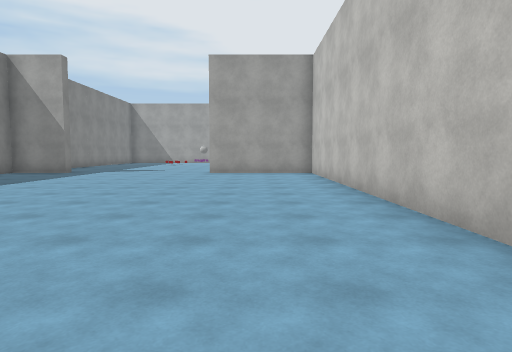
[1] (above)

23 first-person views from a walk through a Unity game level. The camera is 1.4 m above the floor, tilts 4° down and sees 75° across. The floor is counted in squares, 2 m on a side. Each view is taken from the middle of a square. On the plan, view 1 faces up. The plan holds only what a view shows up to about 10 squares ahead; the rest is blank. The place goes on beyond the plan. Some animated figures are not drawn. Surface patterns are stand-ins for the level's own textures.

[2]
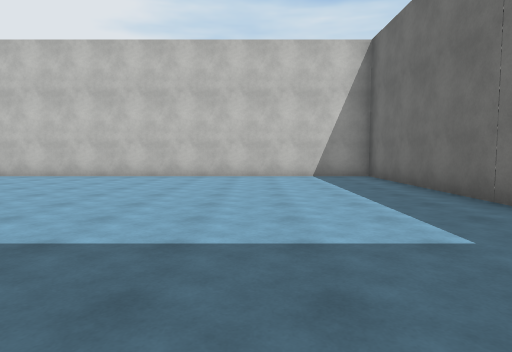

[3]
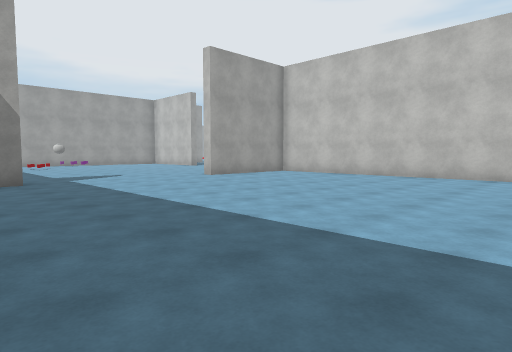

[4]
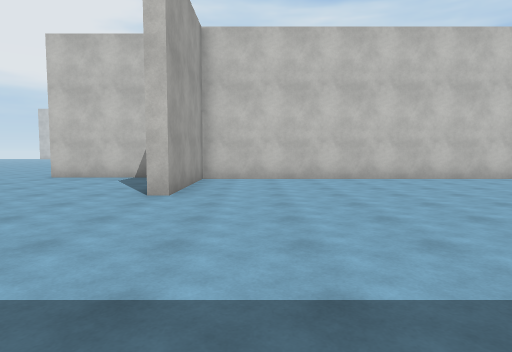

[5]
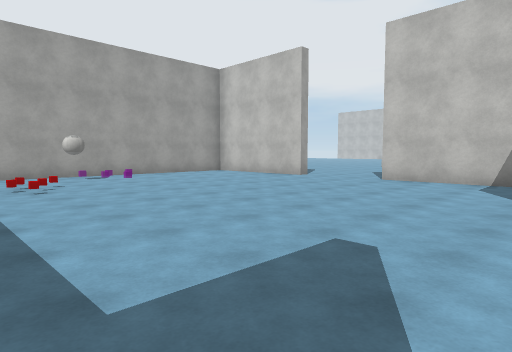

[6]
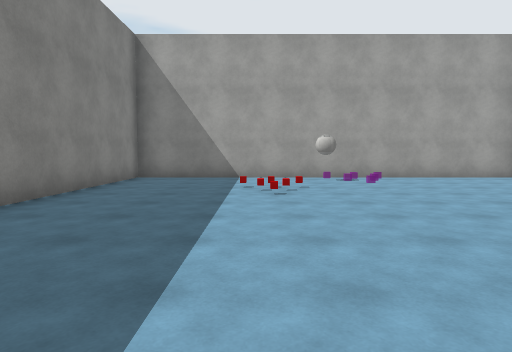

[7]
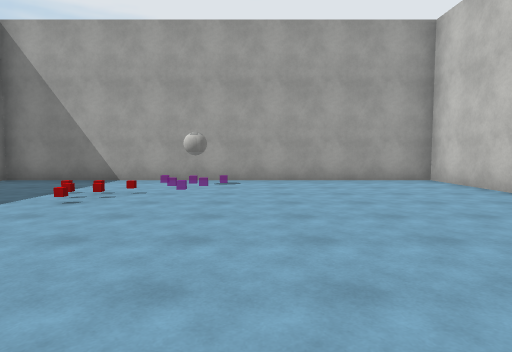

[8]
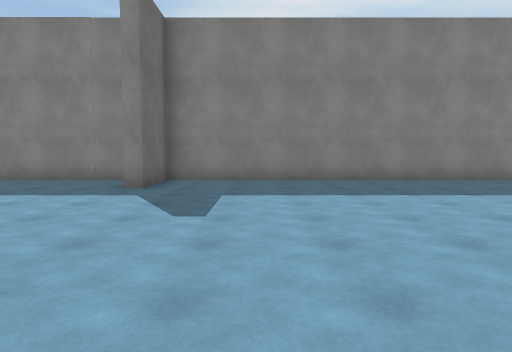

[9]
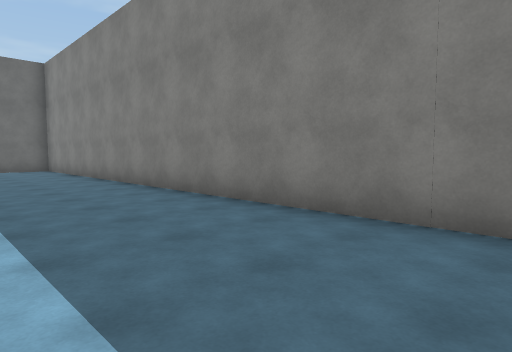

[10]
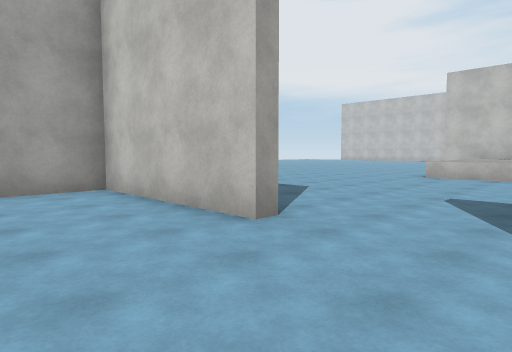

[11]
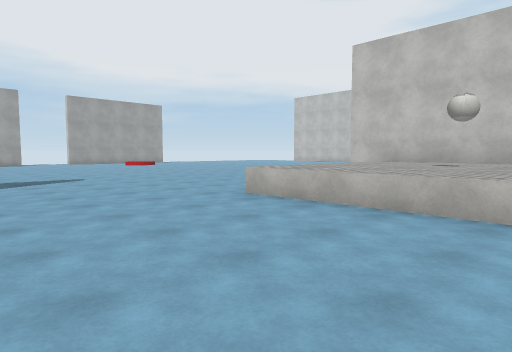

[12]
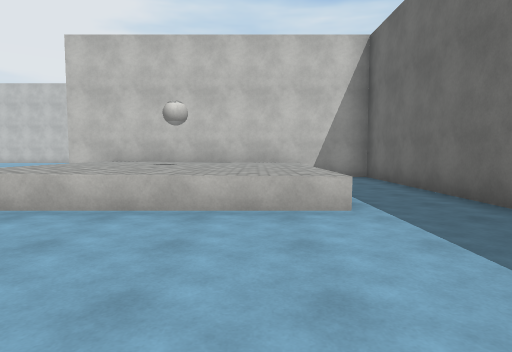

[13]
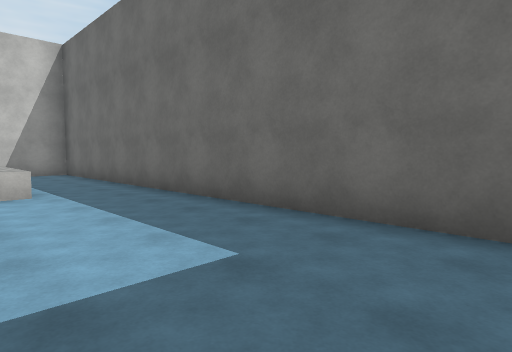

[14]
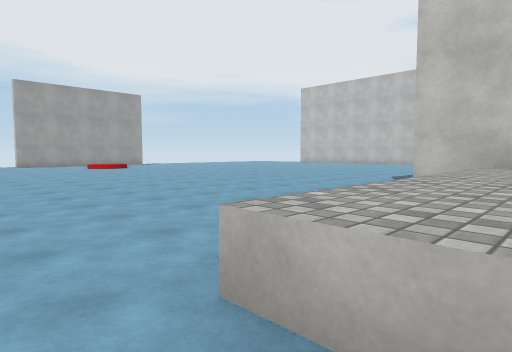

[15]
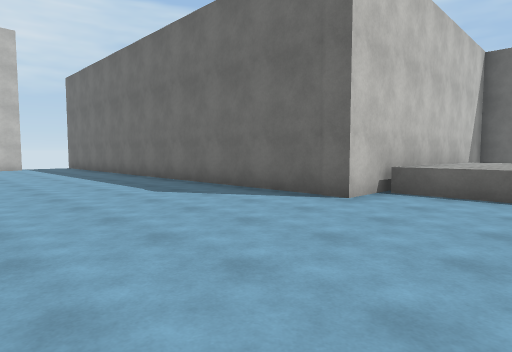

[16]
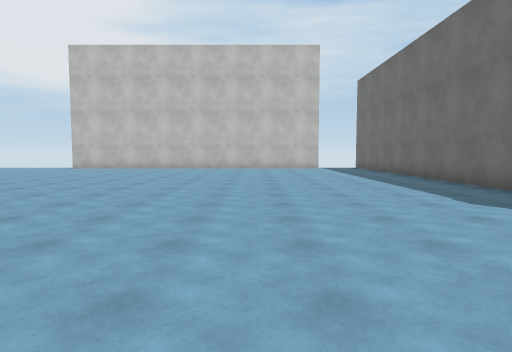

[17]
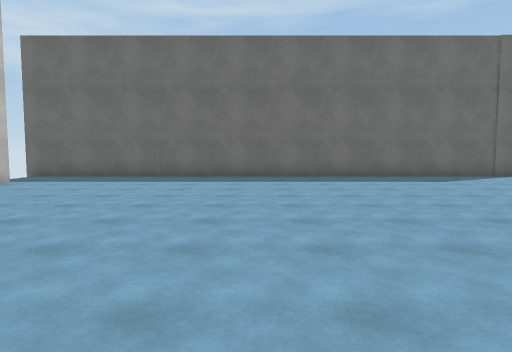

[18]
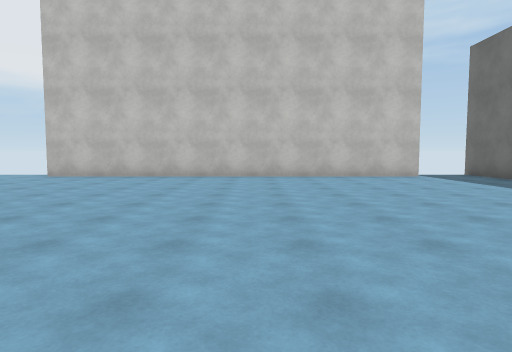

[19]
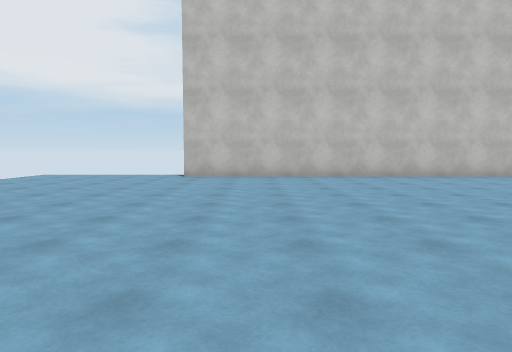

[20]
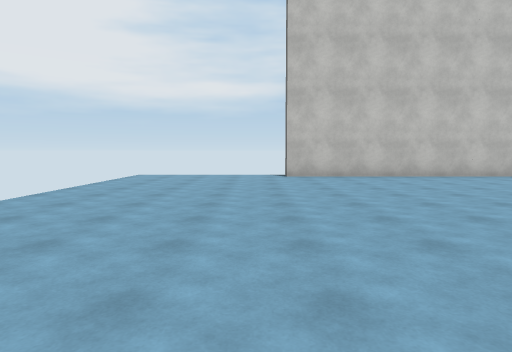

[21]
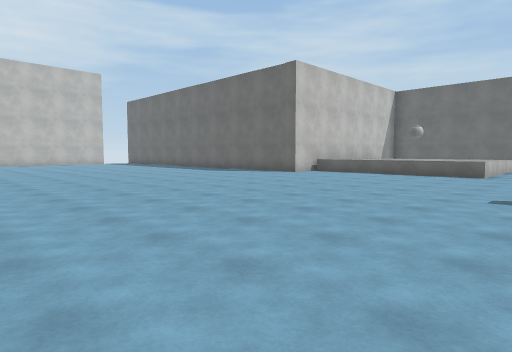

[22]
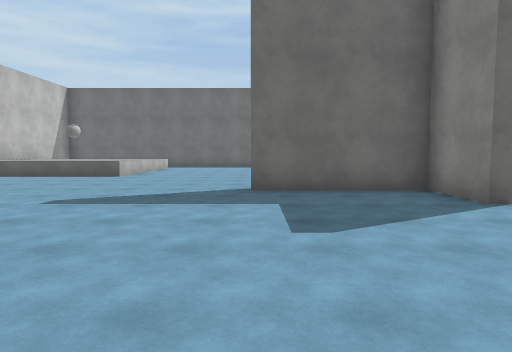

[23]
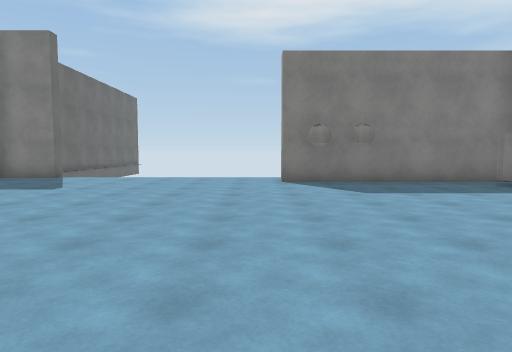

### Floor plan
Key: @ floor where view 1 was taken; # wall or solid block; . floor; ^ raised ledge; B ball; C cylinder; O other object.
Columns run from 9 left of view 1 to 30 right of it. Each row starts with its distance up from view 1.
 37                                ........
 36              #                .........
 35              #C.             ..........
 34              #...           ...........
 33              #.....          .........#
 32              #......         .........#
 31             .#.......       ..........#
 30             ..........       .........#
 29             ..........................#
 28             ..........................#
 27             ..........................#
 26             ..........................#
 25             ..........................#
 24            #..........................#
 23 ################......................#
 22 #...........#  ........................
 21 #.....B.....#  ........................
 20 #...OO......#............###############
 19 #...OO......#......^^^^^^#
 18 #..................^^^^^^#
 17 #..................^^^^^^#
 16 #..................^^^^^^#
 15 #...........#......^^^^^^#
 14 #...........#......^^^^^^#
 13 #...........#............#
 12 ###.....#### ............#
 11 #..........###############
 10 #..........#
  9 #..........#
  8 #..........#
  7 #..........#
  6 #..........#
  5 #..........#
  4 #..........#
  3 #..........#
  2 #..........#
  1 #..........#
  0 #........@.#
 -1   .........#
 -2    ........#
 -3     .......#
 -4      #######

Where each view was taken, in squares from view 1:
view 1: 0 up, 0 right, facing up
view 2: 0 up, 8 left, facing right
view 3: 3 up, 8 left, facing up-right
view 4: 10 up, 7 left, facing right
view 5: 12 up, 6 left, facing up-right
view 6: 13 up, 5 left, facing up
view 7: 14 up, 2 left, facing up
view 8: 14 up, 0 right, facing left
view 9: 11 up, 5 left, facing down-left
view 10: 16 up, 0 right, facing up-right
view 11: 15 up, 6 right, facing up-right
view 12: 15 up, 6 right, facing right
view 13: 15 up, 4 right, facing down-right
view 14: 18 up, 9 right, facing up-right
view 15: 25 up, 13 right, facing down-right
view 16: 25 up, 14 right, facing right
view 17: 30 up, 23 right, facing down
view 18: 27 up, 19 right, facing right
view 19: 31 up, 19 right, facing right
view 20: 34 up, 19 right, facing right
view 21: 30 up, 8 right, facing down-right
view 22: 29 up, 6 right, facing down
view 23: 30 up, 12 right, facing left
